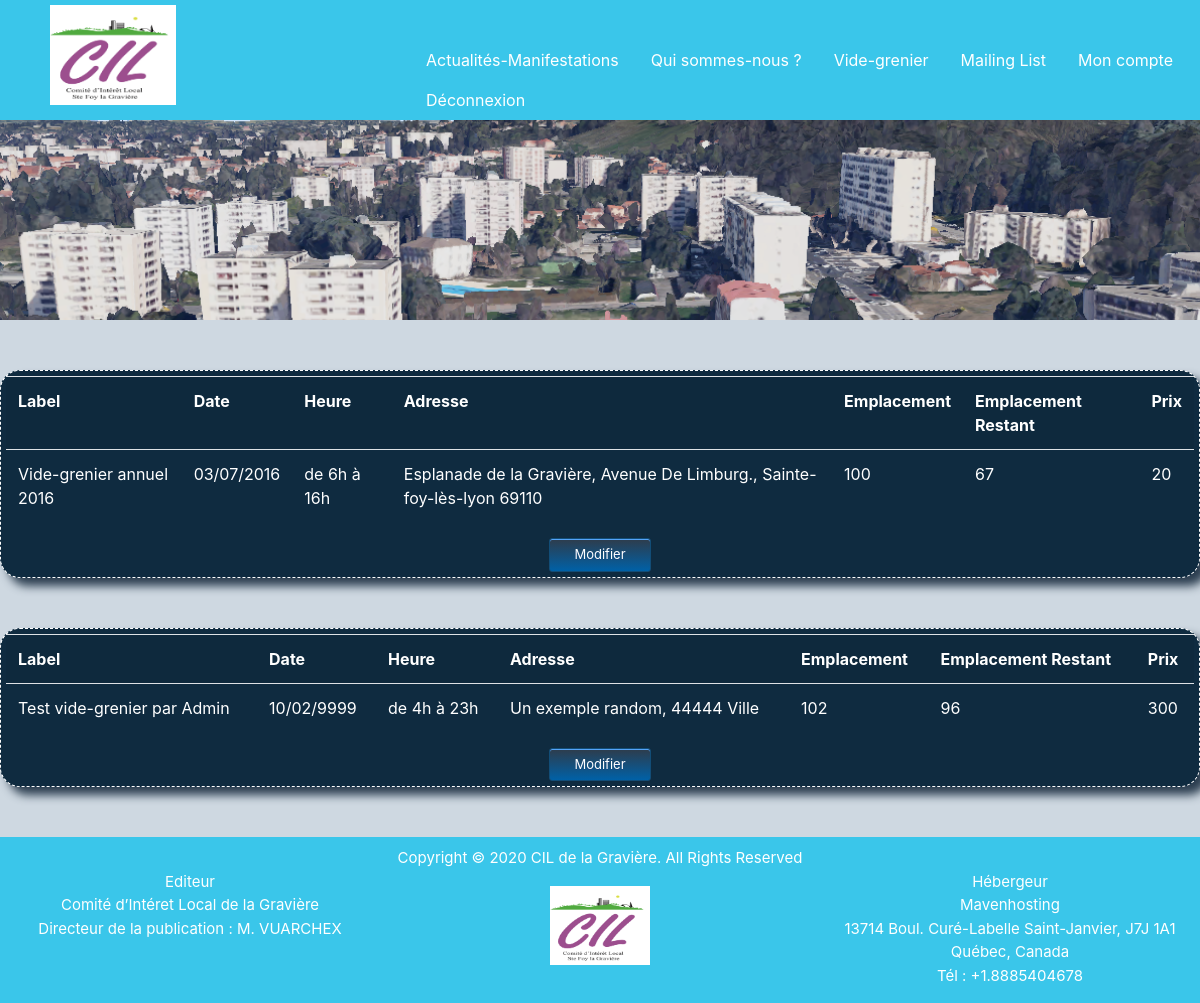
The app's page /Vide_grenier_V0.2/php/admin_liste_vg.php (signed in), older data.
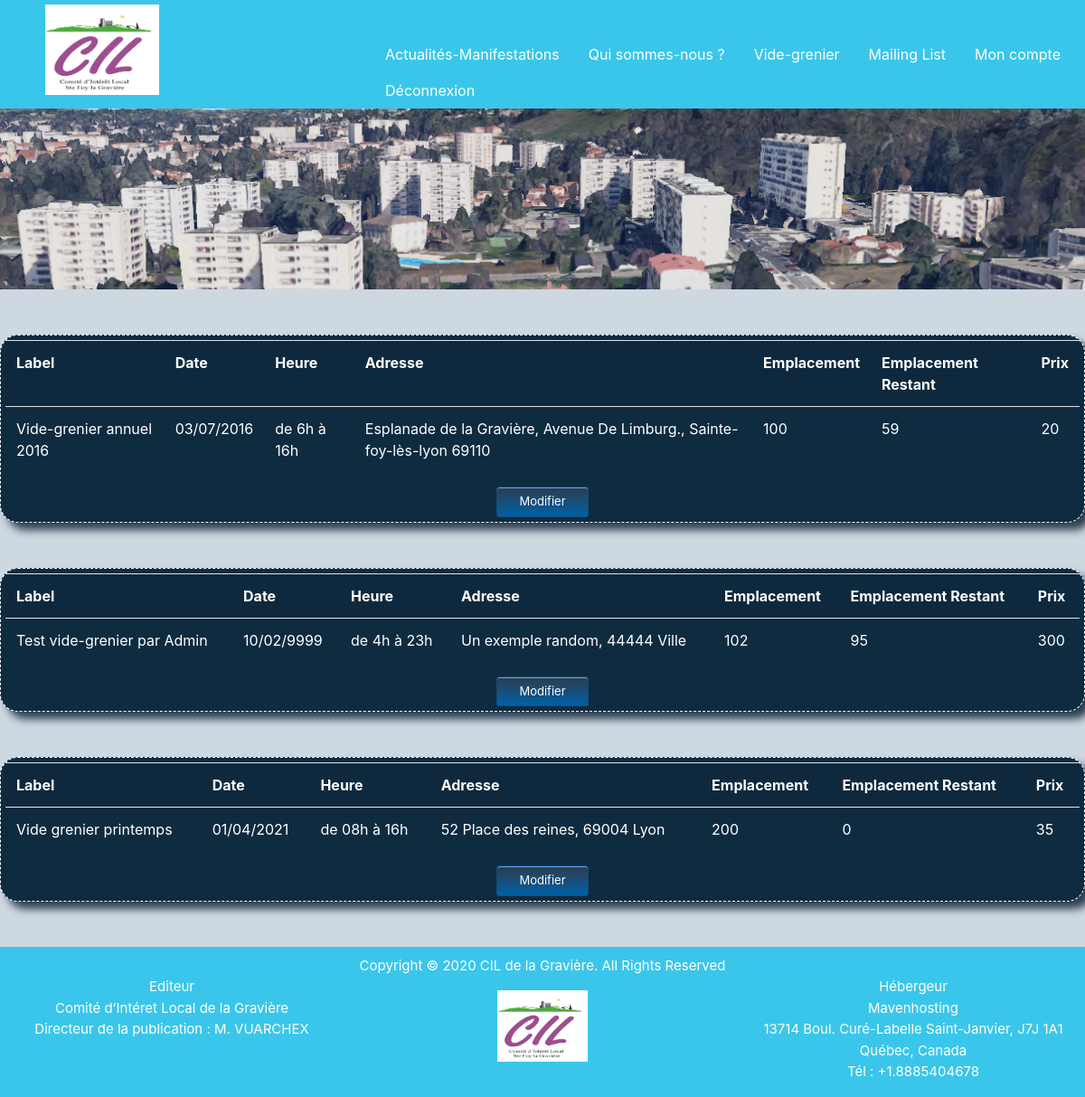
The same page, newer data.
### tables this page shows
CREATE TABLE `videgrenier` (
    `ID_VG` int(11) PRIMARY KEY NOT NULL AUTO_INCREMENT,
    `LABEL_VG` varchar(50) DEFAULT NULL,
    `DATE_VG` varchar(11) DEFAULT NULL,
    `HEURE_VG` varchar(15) NOT NULL,
    `ADDRESSE_VG` varchar(100) NOT NULL,
    `NBR_EMPLACEMENTS` int(11) DEFAULT NULL,
    `NBR_RESTANT_VG` int(11) NOT NULL,
    `PRIX_EMPLACEMENTS` decimal(10,0) DEFAULT NULL
  );

### Vide_grenier_V0.2/php/admin_liste_vg.php (the view, shortened to what this page needs)
<?php
if (isset($_SESSION['id_util']) && $_SESSION["admin"] == 1) {
?>
    <!DOCTYPE html>
    <html lang="fr">
    <head>
        <link rel="stylesheet" href="../css/bootstrap.min.css">
        <link rel="stylesheet" href="../css/monstyle.css">
    </head>
    <body>
        <?php
        include 'inc_header.php';
        ?>
        <main id="listeVG">
            <?php
            try {
                include 'inc_bdd.php';
                $select_vg =  "SELECT * FROM videgrenier";
                $resultat_select = $base->prepare($select_vg);
                $resultat_select->execute();
                while ($ligne = $resultat_select->fetch()) {
                    $table = "<table class=\"table table-striped\" id=\"" . $ligne['ID_VG'] . "\"><tr><th>Label</th><th>Date</th><th>Heure</th><th>Adresse</th><th>Emplacement</th><th>Emplacement Restant</th><th>Prix</th></tr>";
                    $table .= "<tr><td>" . $ligne['LABEL_VG'] . "</td><td>" . $ligne['DATE_VG'] . "</td><td>" . $ligne['HEURE_VG'] . "</td><td>" . $ligne['ADDRESSE_VG'] . "</td><td>" . $ligne['NBR_EMPLACEMENTS'] . "</td><td>" . $ligne['NBR_RESTANT_VG'] . "</td><td>" . $ligne['PRIX_EMPLACEMENTS'] . "</td></tr>";
                    $table .= "</table>";
                    echo "<section class = \"boxSite\">" . $table;
                    echo "<div><a href=\"admin_update_vg.php?idVG=" . $ligne['ID_VG'] . "\" class=\"bouton\">Modifier</a></div>";
                    echo "</section>";
                }
            } catch (Exception $e) {
                die('Erreur : ' . $e->getMessage());
            } finally {
                $base = null;
            }
            ?>
        </main>
        <?php
        include 'inc_footer.php';
        ?>
    </body>
    </html>
<?php
} else {
    header("Location:accueil.php");
}
?>

Row changes from the older to the newer data that the page shows:
changed videgrenier "Vide-grenier annuel 2016": NBR_RESTANT_VG "67" → "59"
changed videgrenier "Test vide-grenier par Admin": NBR_RESTANT_VG "96" → "95"
added videgrenier: LABEL_VG "Vide grenier printemps", DATE_VG "01/04/2021", HEURE_VG "de 08h à 16h", ADDRESSE_VG "52 Place des reines, 69004 Lyon", NBR_EMPLACEMENTS "200", NBR_RESTANT_VG "0", PRIX_EMPLACEMENTS "35"
